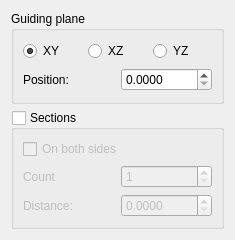
<?xml version="1.0" encoding="UTF-8"?>
<ui version="4.0">
 <class>PartGui::CrossSections</class>
 <widget class="QDialog" name="PartGui::CrossSections">
  <property name="geometry">
   <rect>
    <x>0</x>
    <y>0</y>
    <width>235</width>
    <height>240</height>
   </rect>
  </property>
  <property name="windowTitle">
   <string>Cross sections</string>
  </property>
  <layout class="QGridLayout" name="gridLayout_4">
   <item row="0" column="0">
    <widget class="QGroupBox" name="planeBox">
     <property name="title">
      <string>Guiding plane</string>
     </property>
     <layout class="QGridLayout" name="gridLayout">
      <item row="0" column="0">
       <widget class="QRadioButton" name="xyPlane">
        <property name="text">
         <string>XY</string>
        </property>
        <property name="checked">
         <bool>true</bool>
        </property>
       </widget>
      </item>
      <item row="0" column="1">
       <widget class="QRadioButton" name="xzPlane">
        <property name="text">
         <string>XZ</string>
        </property>
       </widget>
      </item>
      <item row="0" column="2">
       <widget class="QRadioButton" name="yzPlane">
        <property name="text">
         <string>YZ</string>
        </property>
       </widget>
      </item>
      <item row="1" column="0" colspan="3">
       <layout class="QHBoxLayout" name="horizontalLayout">
        <item>
         <widget class="QLabel" name="label">
          <property name="text">
           <string>Position:</string>
          </property>
         </widget>
        </item>
        <item>
         <widget class="QDoubleSpinBox" name="position">
          <property name="decimals">
           <number>4</number>
          </property>
         </widget>
        </item>
       </layout>
      </item>
     </layout>
    </widget>
   </item>
   <item row="1" column="0">
    <widget class="QGroupBox" name="sectionsBox">
     <property name="title">
      <string>Sections</string>
     </property>
     <property name="checkable">
      <bool>true</bool>
     </property>
     <property name="checked">
      <bool>false</bool>
     </property>
     <layout class="QGridLayout" name="gridLayout_3">
      <item row="0" column="0">
       <widget class="QCheckBox" name="checkBothSides">
        <property name="text">
         <string>On both sides</string>
        </property>
       </widget>
      </item>
      <item row="1" column="0">
       <layout class="QGridLayout" name="gridLayout_2">
        <item row="0" column="0">
         <widget class="QLabel" name="label_3">
          <property name="text">
           <string>Count</string>
          </property>
         </widget>
        </item>
        <item row="0" column="1">
         <widget class="QSpinBox" name="countSections">
          <property name="minimum">
           <number>1</number>
          </property>
          <property name="maximum">
           <number>2000000</number>
          </property>
         </widget>
        </item>
        <item row="1" column="0">
         <widget class="QLabel" name="label_2">
          <property name="text">
           <string>Distance:</string>
          </property>
         </widget>
        </item>
        <item row="1" column="1">
         <widget class="QDoubleSpinBox" name="distance">
          <property name="decimals">
           <number>4</number>
          </property>
         </widget>
        </item>
       </layout>
      </item>
     </layout>
    </widget>
   </item>
  </layout>
 </widget>
 <tabstops>
  <tabstop>xyPlane</tabstop>
  <tabstop>xzPlane</tabstop>
  <tabstop>yzPlane</tabstop>
  <tabstop>position</tabstop>
  <tabstop>sectionsBox</tabstop>
  <tabstop>checkBothSides</tabstop>
  <tabstop>countSections</tabstop>
  <tabstop>distance</tabstop>
 </tabstops>
 <resources/>
 <connections/>
</ui>
